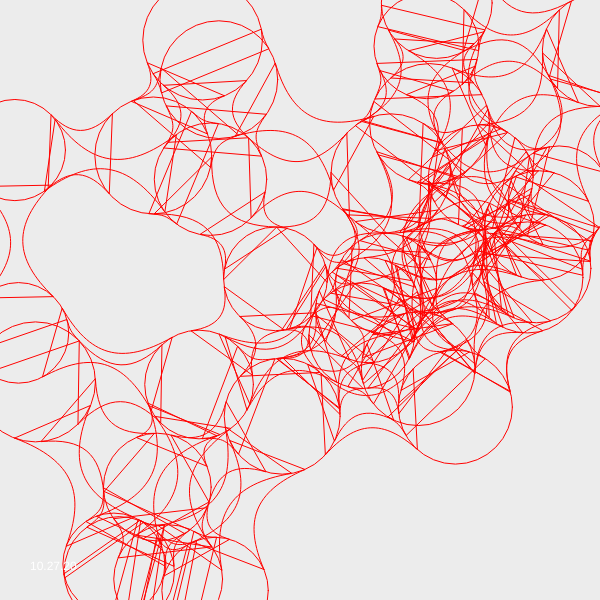
Frame 1 (no input)
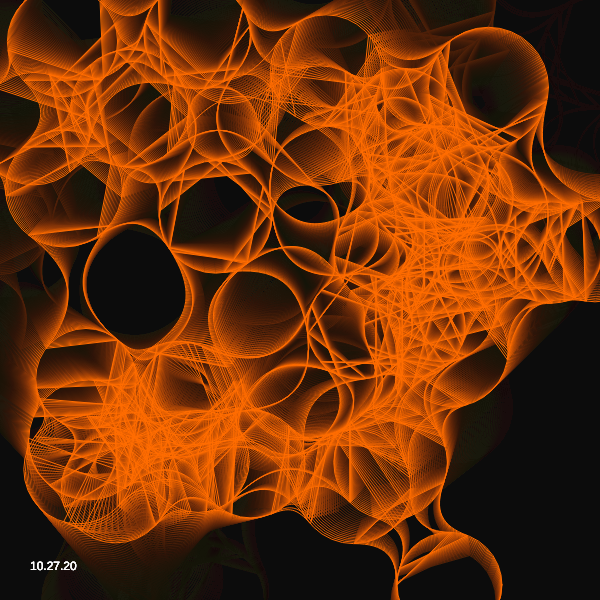
Frame 60 (no input)
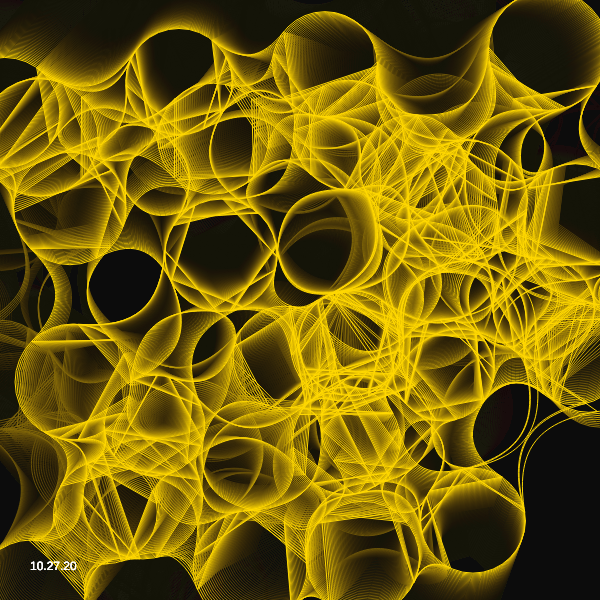
Frame 120 (the mouse pressed at the canvas centre since frame 60)

The p5.js sketch that drew these frames (run headless with seeded random() and noise() and a simulated clock; from frame 60 on, the mouse is pressed at the canvas centre):

// p5.js sketch
// ── sketch.js


const handle_len_rate = 3;
const maxDistance = 200;
var circlePaths = [];
var connections = [];
var hu = 0;

function setup() {
    createCanvas(600, 600);
    fill(0);
    noFill();
    // noStroke();
    
    //generate circles
    for (var i = 0; i < 30; i++) {
        circlePaths.push({
            position: createVector(random(width), random(height)),
            radius: i==0 ? 120 : random(100, 120),
            vel: createVector(random(-2, 2), random(-2, 2))
        });
    }
    circlePaths[0].radius = 120;
    colorMode(HSB, 255);
}

function draw() {
    background(20, 20);
    //draw circles
    circlePaths.forEach((circle, index) => {
        with(circle){

            position.add(vel);
            if(position.x > width) position.x = position.x - width;
            else if(position.x < 0) position.x = width - position.x;
            if(position.y > height) position.y = position.y - height;
            else if(position.y < 0) position.y = height - position.y;
        
            stroke(hu, 255, 255);
            noFill();
            ellipse(position.x,position.y,radius,radius)
        }
        hu += .01;
        if (hu > 255) hu = 0;
    })
    
    //generate connections
    connections.length = 0;
    for (var i = 0, l = circlePaths.length; i < l; i++) {
        for (var j = i - 1; j >= 0; j--) {
            var path = metaball(circlePaths[i], circlePaths[j], 0.5, handle_len_rate, maxDistance);
            if (path) {
                connections.push(path);
            }
        }
    }
    
    //draw connections
    connections.forEach(path => {
        beginShape();
        for(var j = 0; j < 4; j++){
            if(j==0) vertex(path.segments[j].x, path.segments[j].y);
            else if(j%2!=0) {
                vertex(path.segments[(j+1)%4].x, path.segments[(j+1)%4].y);
            }
            if(j%2!=0) continue;
            bezierVertex(
                path.segments[j].x+path.handles[j].x, path.segments[j].y+path.handles[j].y,
                path.segments[(j+1)%4].x+path.handles[(j+1)%4].x, path.segments[(j+1)%4].y+path.handles[(j+1)%4].y,
                path.segments[(j+1)%4].x, path.segments[(j+1)%4].y
            );
        }
        endShape();
    })
    fill(255);
    noStroke()
    text("10.27.20", 30, height-30)
}

function metaball(ball1, ball2, v, handle_len_rate, maxDistance) {
    var radius1 = ball1.radius/2;
    var radius2 = ball2.radius/2;
    var center1 = ball1.position;
    var center2 = ball2.position;
    var d = center1.dist(center2);
    var u1 = 0;
    var u2 = 0;
    if (d > maxDistance || d <= abs(radius1 - radius2)) {
        return;
    } else if (d < radius1 + radius2) {
        // case circles are overlapping
        u1 = acos((radius1 * radius1 + d * d - radius2 * radius2) / (2 * radius1 * d));
        u2 = acos((radius2 * radius2 + d * d - radius1 * radius1) / (2 * radius2 * d));
    }
    var angle1 = atan2(center2.y - center1.y, center2.x - center1.x);
    var angle2 = acos((radius1 - radius2) / d);
    var angle1a = angle1 + u1 + (angle2 - u1) * v;
    var angle1b = angle1 - u1 - (angle2 - u1) * v;
    var angle2a = angle1 + PI - u2 - (PI - u2 - angle2) * v;
    var angle2b = angle1 - PI + u2 + (PI - u2 - angle2) * v;
    var p1a = p5.Vector.add(center1, p5.Vector.fromAngle(angle1a, radius1));
    var p1b = p5.Vector.add(center1, p5.Vector.fromAngle(angle1b, radius1));
    var p2a = p5.Vector.add(center2, p5.Vector.fromAngle(angle2a, radius2));
    var p2b = p5.Vector.add(center2, p5.Vector.fromAngle(angle2b, radius2));
    // define handle length by the distance between
    // both ends of the curve to draw
    var d2 = min(v * handle_len_rate, dist(p1a.x, p1a.y, p2a.x, p2a.y) / (radius1 + radius2));
    // case circles are overlapping:
    d2 *= min(1, d * 2 / (radius1 + radius2));
    radius1 *= d2;
    radius2 *= d2;
    var path = {
        segments: [p1a, p2a, p2b, p1b],
        handles: [
            p5.Vector.fromAngle(angle1a - HALF_PI, radius1),
            p5.Vector.fromAngle(angle2a + HALF_PI, radius2),
            p5.Vector.fromAngle(angle2b - HALF_PI, radius2),
            p5.Vector.fromAngle(angle1b + HALF_PI, radius1)
        ]
    };
    return path;
}
